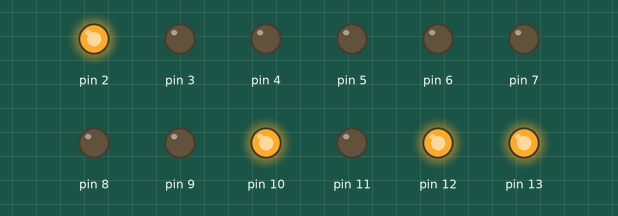
Simulated run of this sketch. Board: Arduino Uno, built with avr-gcc and run on an emulated ATmega328P. Shown: output pins drawn as LEDs (lit = HIGH).

Above: at 0.05 s.
At 0.55 s:
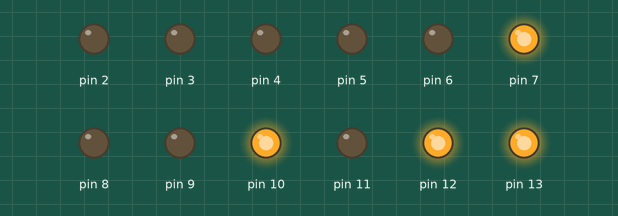
At 1.05 s:
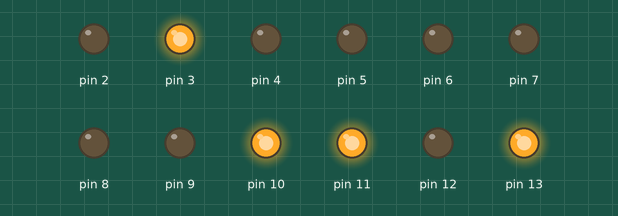
At 2.05 s:
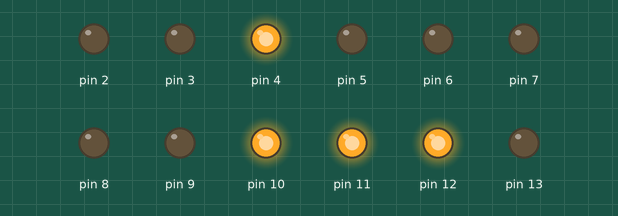
At 3.05 s:
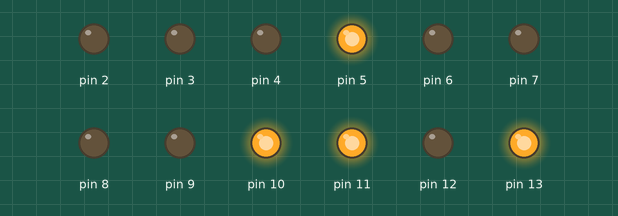
At 4.05 s:
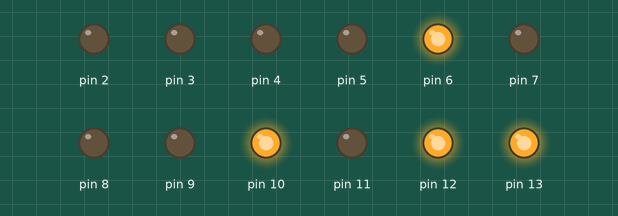
Timing chart, 0 to 4.3 s (numbered marks = the images above):
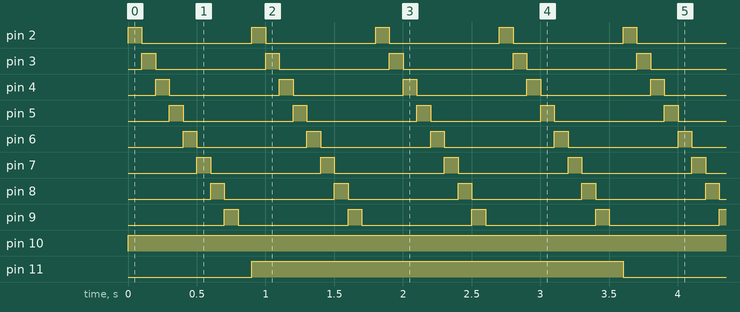

Measured:
- by itself, pin 2–9: alternates HIGH for 0.10 s and LOW for 0.80 s
- by itself, pin 10: LOW → HIGH at 0.00 s
- by itself, pin 11, pin 13: alternates HIGH for 2.7 s and LOW for 0.90 s
- by itself, pin 12: alternates HIGH for 0.90 s and LOW for 0.90 s

The sketch:

PICA-Tower-02.ino
```cpp
int n = 0 ;

void setup() {
  pinMode(2, OUTPUT);
  pinMode(3, OUTPUT);
  pinMode(4, OUTPUT);
  pinMode(5, OUTPUT);
  pinMode(6, OUTPUT);
  pinMode(7, OUTPUT);
  pinMode(8, OUTPUT);
  pinMode(9, OUTPUT);
  pinMode(10, OUTPUT);
  pinMode(11, OUTPUT);
  pinMode(12, OUTPUT);
  pinMode(13, OUTPUT);

  digitalWrite(11, HIGH);
  digitalWrite(12, HIGH);
  digitalWrite(13, HIGH);

  digitalWrite(2, LOW);
  digitalWrite(3, LOW);
  digitalWrite(4, LOW);
  digitalWrite(5, LOW);
  digitalWrite(6, LOW);
  digitalWrite(7, LOW);
  digitalWrite(8, LOW);
  digitalWrite(9, LOW);
  digitalWrite(10,LOW);
}

void loop() {
  for (int j=0;j<4;j++) {
    digitalWrite(11, (j==0 ? LOW : HIGH));
    digitalWrite(12, ((j==1||j==3) ? LOW : HIGH));
    digitalWrite(13, (j==2 ? LOW : HIGH));
    digitalWrite(10, HIGH);

    for (int i=0;i<9;i++) {
      digitalWrite(2, (i==0 ? HIGH : LOW));
      digitalWrite(3, (i==1 ? HIGH : LOW));
      digitalWrite(4, (i==2 ? HIGH : LOW));
      digitalWrite(5, (i==3 ? HIGH : LOW));
      digitalWrite(6, (i==4 ? HIGH : LOW));
      digitalWrite(7, (i==5 ? HIGH : LOW));
      digitalWrite(8, (i==6 ? HIGH : LOW));
      digitalWrite(9, (i==7 ? HIGH : LOW));
      delay(100) ;
    }
  }

}
```
